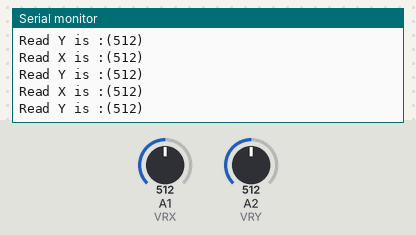
This sketch was run on a simulated Arduino Uno, built with avr-gcc and run on an emulated ATmega328P. Shown: the last lines printed to the serial monitor. The inputs (shaded band) are chosen by the test bench; at power-on: A1 (VRX) = 512, A2 (VRY) = 512.

Above: at 1.2 s.
1.3 s: A1 (VRX) set to 716
At 1.72 s:
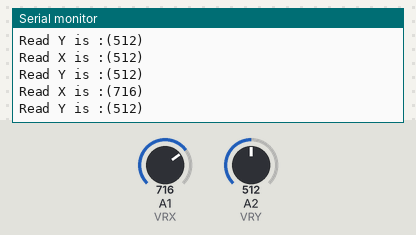
2.8 s: A2 (VRY) set to 716
At 3.23 s:
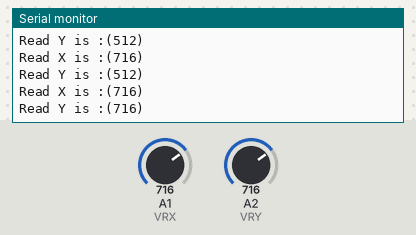
4.3 s: A1 (VRX) set to 900
At 4.43 s:
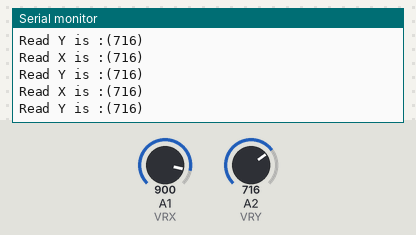
5.8 s: A2 (VRY) set to 900
At 5.93 s:
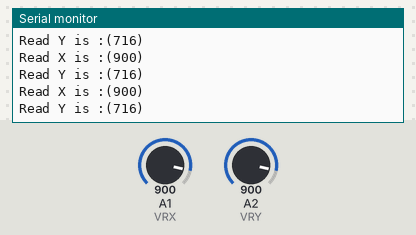
Timing chart, 0 to 8.3 s (numbered marks = the images above; inputs shaded):
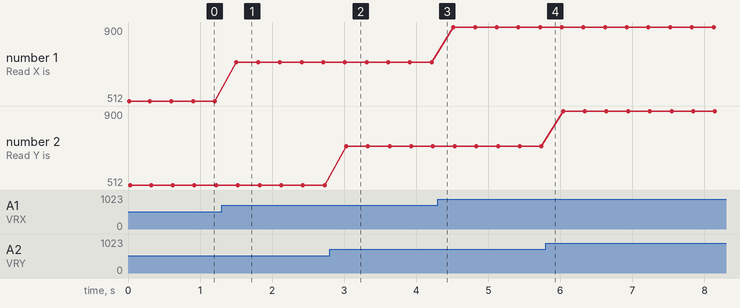

Measured:
- after the input at 1.3 s, the serial monitor: prints a new line after 0.21 s (image 1)
- after the input at 2.8 s, the serial monitor: prints a new line after 0.23 s (image 2)
- plotted number 1: 512 → 716 after the input at 1.3 s, 716 → 900 after the input at 4.3 s

The sketch:

Joystick_PWM03.ino
```cpp
#define VRX A1
#define VRY A2
#define LED1 11
#define LED2 12
int rx = 0 ;
int ry = 0 ;

void setup() {
  // put your setup code here, to run once:
  Serial.begin(9600) ;
  Serial.println("Program Start") ;
 }

void loop() {
  // put your main code here, to run repeatedly:
    rx = analogRead(VRX) ;
    ry = analogRead(VRY) ;

    Serial.print("Read X is :(") ;
    Serial.print(analogRead(VRX)) ;
    Serial.print(") \n") ;
    Serial.print("Read Y is :(") ;
    Serial.print(analogRead(VRY)) ;
    Serial.print(") \n") ;
    delay(300) ;
}
```
